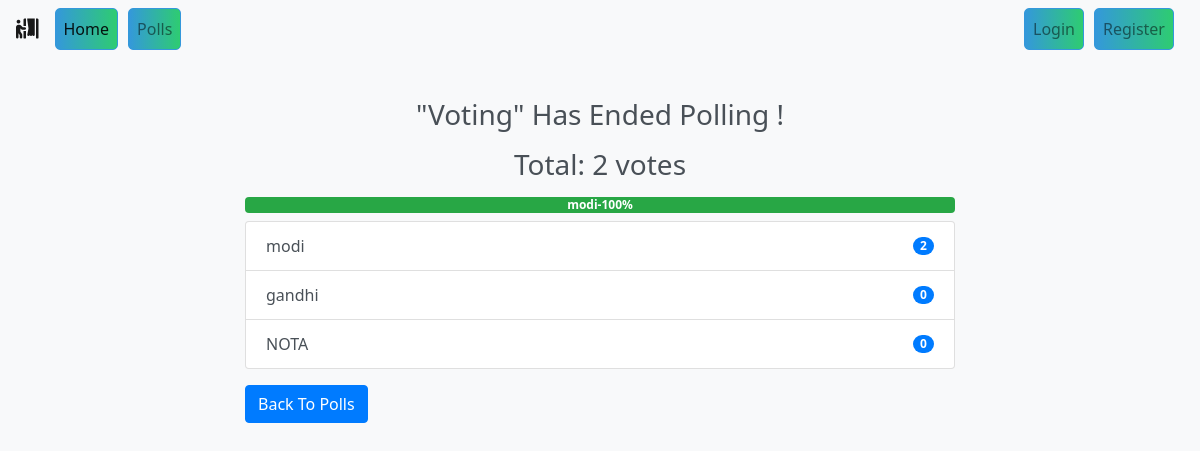
Page /polls/3/ on the committed database.
### polls/models.py (models this page shows, shortened)
class Poll(models.Model):
    owner = models.ForeignKey(User, on_delete=models.CASCADE)
    text = models.TextField()
    pub_date = models.DateTimeField(default=timezone.now)
    active = models.BooleanField(default=True)
    @property
    def get_vote_count(self):
        return self.vote_set.count()
    def get_result_dict(self):
        res = []
        for choice in self.choice_set.all():
            d = {}
            alert_class = ['primary', 'secondary', 'success',
                           'danger', 'dark', 'warning', 'info']
            d['alert_class'] = secrets.choice(alert_class)
            d['text'] = choice.choice_text
            d['num_votes'] = choice.get_vote_count
            if not self.get_vote_count:
                d['percentage'] = 0
            else:
                d['percentage'] = (choice.get_vote_count /
                                   self.get_vote_count)*100
            res.append(d)
        return res

class Choice(models.Model):
    poll = models.ForeignKey(Poll, on_delete=models.CASCADE)
    choice_text = models.CharField(max_length=255)
    @property
    def get_vote_count(self):
        return self.vote_set.count()

### polls/views.py (the view, shortened to what this page needs)
# urls.py: path('<int:poll_id>/', views.poll_detail, name='detail'),
def poll_detail(request, poll_id):
    poll = get_object_or_404(Poll, id=poll_id)
    if not poll.active:
        return render(request, 'polls/poll_result.html', {'poll': poll})

### polls/templates/polls/poll_result.html
{% extends 'base.html' %}
{% block content %}
<div class="container">
    {% if messages %}
    <div class="messages">
        {% for message in messages %}
        <div {% if message.tags %} class="{{ message.tags }}" {% endif %}>{{ message }}
            <button type="button" class="close" data-dismiss="alert" aria-label="Close">
                <span aria-hidden="true">&times;</span>
            </button>
        </div>
        {% endfor %}
    </div>
    {% else %}
    <div class="row">
        <div class="col-md-8 offset-sm-2">
            {% if poll.active %}
            <h3 class="mt-3 mb-3 text-center">Result for: {{ poll.text }}</h3>
            {% else %}
            <h3 class="mt-3 mb-3 text-center">"{{ poll.text }}" Has Ended Polling !</h3>
            {% endif %}
            <h3 class="mb-2 text-center">Total: {{ poll.get_vote_count }} votes</h3>
            <div class="progress mt-3 mb-2">
                {% for choice in poll.get_result_dict %}
                <div class="progress-bar bg-{{ choice.alert_class }}" role="progressbar" style="width: {{ choice.percentage }}%;"
                    aria-valuenow="30" aria-valuemin="0" aria-valuemax="100"><b>
                        {{choice.text|truncatewords:2}}-{{choice.percentage|floatformat}}%</b>
                </div>
                {% endfor %}
            </div>
            <ul class="list-group">
                {% for choice in poll.choice_set.all %}
                <li class="list-group-item d-flex justify-content-between align-items-center">
                    {{ choice.choice_text }}
                    <span class="badge badge-primary badge-pill">{{ choice.get_vote_count }}</span>
                </li>
                {% endfor %}
            </ul>
            {% endif %}
            <a class="btn btn-primary mt-3" href="{% url 'polls:list' %}" role="button">Back To Polls</a>
        </div>
    </div>
</div>
{% endblock content %}

### templates/base.html (style rules this page uses)
body { background-color: #f8f9fa; color: #495057; font-family: 'Segoe UI', Tahoma, Geneva, Verdana, sans-serif; margin: 0; padding: 0; }

### rows in the picture
Poll: text "Voting", get_vote_count "2"
Choice: text "modi", choice_text "modi", get_vote_count "2"
Choice: choice_text "gandhi", get_vote_count "0"
Choice: choice_text "NOTA", get_vote_count "0"

### other values in the picture
{{ choice.percentage|floatformat }} "100"
